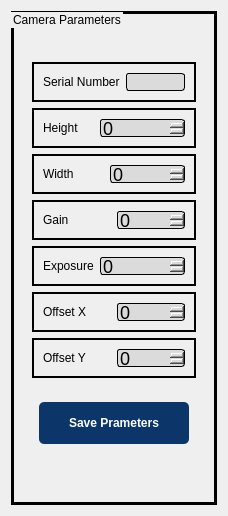
                   <widget class="QWidget" name="tab">
                    <attribute name="title">
                     <string>First_Camera</string>
                    </attribute>
                    <layout class="QHBoxLayout" name="horizontalLayout_21">
                     <item>
                      <widget class="QGroupBox" name="groupBox_8">
                       <property name="maximumSize">
                        <size>
                         <width>16777215</width>
                         <height>726</height>
                        </size>
                       </property>
                       <property name="styleSheet">
                        <string notr="true">font: 20pt &quot;Mongolian Baiti&quot;;
border: 3px solid back</string>
                       </property>
                       <property name="title">
                        <string>Camera Parameters</string>
                       </property>
                       <layout class="QVBoxLayout" name="verticalLayout_8">
                        <item>
                         <spacer name="verticalSpacer_25">
                          <property name="orientation">
                           <enum>Qt::Vertical</enum>
                          </property>
                          <property name="sizeType">
                           <enum>QSizePolicy::Fixed</enum>
                          </property>
                          <property name="sizeHint" stdset="0">
                           <size>
                            <width>20</width>
                            <height>30</height>
                           </size>
                          </property>
                         </spacer>
                        </item>
                        <item>
                         <widget class="QFrame" name="frame_55">
                          <property name="maximumSize">
                           <size>
                            <width>16777215</width>
                            <height>500</height>
                           </size>
                          </property>
                          <property name="styleSheet">
                           <string notr="true">border:no;
font: 12pt &quot;Mongolian Baiti&quot;;</string>
                          </property>
                          <property name="frameShape">
                           <enum>QFrame::StyledPanel</enum>
                          </property>
                          <property name="frameShadow">
                           <enum>QFrame::Raised</enum>
                          </property>
                          <layout class="QHBoxLayout" name="horizontalLayout_19">
                           <item>
                            <layout class="QGridLayout" name="gridLayout_2">
                             <item row="5" column="0" colspan="2">
                              <widget class="QFrame" name="frame_52">
                               <property name="maximumSize">
                                <size>
                                 <width>16777215</width>
                                 <height>40</height>
                                </size>
                               </property>
                               <property name="styleSheet">
                                <string notr="true">border: 2px solid back</string>
                               </property>
                               <property name="frameShape">
                                <enum>QFrame::StyledPanel</enum>
                               </property>
                               <property name="frameShadow">
                                <enum>QFrame::Raised</enum>
                               </property>
                               <layout class="QHBoxLayout" name="horizontalLayout_47">
                                <item>
                                 <widget class="QLabel" name="label_17">
                                  <property name="styleSheet">
                                   <string notr="true">font: 13pt &quot;Mongolian Baiti&quot;;
border: no</string>
                                  </property>
                                  <property name="text">
                                   <string>Offset X</string>
                                  </property>
                                 </widget>
                                </item>
                                <item>
                                 <widget class="QSpinBox" name="offsetx_spinbox">
                                  <property name="maximumSize">
                                   <size>
                                    <width>16777215</width>
                                    <height>33</height>
                                   </size>
                                  </property>
                                  <property name="styleSheet">
                                   <string notr="true">background-color :rgb(219, 219, 219);
border-style: solid;
border-width: 1;
border-radius: 3;
font-size:18px;</string>
                                  </property>
                                 </widget>
                                </item>
                               </layout>
                              </widget>
                             </item>
                             <item row="0" column="0" colspan="2">
                              <widget class="QFrame" name="frame_46">
                               <property name="minimumSize">
                                <size>
                                 <width>0</width>
                                 <height>40</height>
                                </size>
                               </property>
                               <property name="maximumSize">
                                <size>
                                 <width>16777215</width>
                                 <height>40</height>
                                </size>
                               </property>
                               <property name="styleSheet">
                                <string notr="true">border: 2px solid back</string>
                               </property>
                               <property name="frameShape">
                                <enum>QFrame::StyledPanel</enum>
                               </property>
                               <property name="frameShadow">
                                <enum>QFrame::Raised</enum>
                               </property>
                               <layout class="QHBoxLayout" name="horizontalLayout_16">
                                <item>
                                 <widget class="QLabel" name="label_11">
                                  <property name="styleSheet">
                                   <string notr="true">font: 13pt &quot;Mongolian Baiti&quot;;
border: no</string>
                                  </property>
                                  <property name="text">
                                   <string>Serial Number</string>
                                  </property>
                                 </widget>
                                </item>
                                <item>
                                 <widget class="QLabel" name="serial_number_spinBox">
                                  <property name="styleSheet">
                                   <string notr="true">background-color :rgb(219, 219, 219);
border-style: solid;
border-width: 1;
border-radius: 3;
font-size:18px;</string>
                                  </property>
                                  <property name="text">
                                   <string/>
                                  </property>
                                 </widget>
                                </item>
                               </layout>
                              </widget>
                             </item>
                             <item row="4" column="0" colspan="2">
                              <widget class="QFrame" name="frame_50">
                               <property name="maximumSize">
                                <size>
                                 <width>16777215</width>
                                 <height>40</height>
                                </size>
                               </property>
                               <property name="styleSheet">
                                <string notr="true">border: 2px solid back</string>
                               </property>
                               <property name="frameShape">
                                <enum>QFrame::StyledPanel</enum>
                               </property>
                               <property name="frameShadow">
                                <enum>QFrame::Raised</enum>
                               </property>
                               <layout class="QHBoxLayout" name="horizontalLayout_46">
                                <item>
                                 <widget class="QLabel" name="label_16">
                                  <property name="styleSheet">
                                   <string notr="true">font: 13pt &quot;Mongolian Baiti&quot;;
border: no</string>
                                  </property>
                                  <property name="text">
                                   <string>Exposure</string>
                                  </property>
                                 </widget>
                                </item>
                                <item>
                                 <widget class="QSpinBox" name="expo_spinbox">
                                  <property name="maximumSize">
                                   <size>
                                    <width>16777215</width>
                                    <height>30</height>
                                   </size>
                                  </property>
                                  <property name="styleSheet">
                                   <string notr="true">background-color :rgb(219, 219, 219);
border-style: solid;
border-width: 1;
border-radius: 3;
font-size:18px;</string>
                                  </property>
                                  <property name="maximum">
                                   <number>10000000</number>
                                  </property>
                                 </widget>
                                </item>
                               </layout>
                              </widget>
                             </item>
                             <item row="6" column="0" colspan="2">
                              <widget class="QFrame" name="frame_54">
                               <property name="maximumSize">
                                <size>
                                 <width>16777215</width>
                                 <height>40</height>
                                </size>
                               </property>
                               <property name="styleSheet">
                                <string notr="true">border: 2px solid back</string>
                               </property>
                               <property name="frameShape">
                                <enum>QFrame::StyledPanel</enum>
                               </property>
                               <property name="frameShadow">
                                <enum>QFrame::Raised</enum>
                               </property>
                               <layout class="QHBoxLayout" name="horizontalLayout_48">
                                <item>
                                 <widget class="QLabel" name="label_18">
                                  <property name="styleSheet">
                                   <string notr="true">font: 13pt &quot;Mongolian Baiti&quot;;
border: no</string>
                                  </property>
                                  <property name="text">
                                   <string>Offset Y</string>
                                  </property>
                                 </widget>
                                </item>
                                <item>
                                 <widget class="QSpinBox" name="offsety_spinbox">
                                  <property name="maximumSize">
                                   <size>
                                    <width>16777215</width>
                                    <height>33</height>
                                   </size>
                                  </property>
                                  <property name="styleSheet">
                                   <string notr="true">background-color :rgb(219, 219, 219);
border-style: solid;
border-width: 1;
border-radius: 3;
font-size:18px;</string>
                                  </property>
                                 </widget>
                                </item>
                               </layout>
                              </widget>
                             </item>
                             <item row="1" column="0" colspan="2">
                              <widget class="QFrame" name="frame_47">
                               <property name="minimumSize">
                                <size>
                                 <width>0</width>
                                 <height>40</height>
                                </size>
                               </property>
                               <property name="maximumSize">
                                <size>
                                 <width>16777215</width>
                                 <height>40</height>
                                </size>
                               </property>
                               <property name="styleSheet">
                                <string notr="true">border: 2px solid back</string>
                               </property>
                               <property name="frameShape">
                                <enum>QFrame::StyledPanel</enum>
                               </property>
                               <property name="frameShadow">
                                <enum>QFrame::Raised</enum>
                               </property>
                               <layout class="QHBoxLayout" name="horizontalLayout_43">
                                <item>
                                 <widget class="QLabel" name="label_12">
                                  <property name="styleSheet">
                                   <string notr="true">font: 13pt &quot;Mongolian Baiti&quot;;
border: no</string>
                                  </property>
                                  <property name="text">
                                   <string>Height</string>
                                  </property>
                                 </widget>
                                </item>
                                <item>
                                 <widget class="QSpinBox" name="height_spinbox">
                                  <property name="maximumSize">
                                   <size>
                                    <width>16777215</width>
                                    <height>33</height>
                                   </size>
                                  </property>
                                  <property name="styleSheet">
                                   <string notr="true">background-color :rgb(219, 219, 219);
border-style: solid;
border-width: 1;
border-radius: 3;
font-size:18px;</string>
                                  </property>
                                  <property name="maximum">
                                   <number>100000</number>
                                  </property>
                                 </widget>
                                </item>
                               </layout>
                              </widget>
                             </item>
                             <item row="3" column="0" colspan="2">
                              <widget class="QFrame" name="frame_49">
                               <property name="maximumSize">
                                <size>
                                 <width>16777215</width>
                                 <height>40</height>
                                </size>
                               </property>
                               <property name="styleSheet">
                                <string notr="true">border: 2px solid back</string>
                               </property>
                               <property name="frameShape">
                                <enum>QFrame::StyledPanel</enum>
                               </property>
                               <property name="frameShadow">
                                <enum>QFrame::Raised</enum>
                               </property>
                               <layout class="QHBoxLayout" name="horizontalLayout_45">
                                <item>
                                 <widget class="QLabel" name="label_15">
                                  <property name="styleSheet">
                                   <string notr="true">font: 13pt &quot;Mongolian Baiti&quot;;
border: no</string>
                                  </property>
                                  <property name="text">
                                   <string>Gain</string>
                                  </property>
                                 </widget>
                                </item>
                                <item>
                                 <widget class="QSpinBox" name="gain_spinbox">
                                  <property name="maximumSize">
                                   <size>
                                    <width>16777215</width>
                                    <height>33</height>
                                   </size>
                                  </property>
                                  <property name="styleSheet">
                                   <string notr="true">background-color :rgb(219, 219, 219);
border-style: solid;
border-width: 1;
border-radius: 3;
font-size:18px;</string>
                                  </property>
                                  <property name="maximum">
                                   <number>400</number>
                                  </property>
                                 </widget>
                                </item>
                               </layout>
                              </widget>
                             </item>
                             <item row="2" column="0" colspan="2">
                              <widget class="QFrame" name="frame_48">
                               <property name="maximumSize">
                                <size>
                                 <width>16777215</width>
                                 <height>40</height>
                                </size>
                               </property>
                               <property name="styleSheet">
                                <string notr="true">border: 2px solid back</string>
                               </property>
                               <property name="frameShape">
                                <enum>QFrame::StyledPanel</enum>
                               </property>
                               <property name="frameShadow">
                                <enum>QFrame::Raised</enum>
                               </property>
                               <layout class="QHBoxLayout" name="horizontalLayout_44">
                                <item>
                                 <widget class="QLabel" name="label_14">
                                  <property name="styleSheet">
                                   <string notr="true">font: 13pt &quot;Mongolian Baiti&quot;;
border: no</string>
                                  </property>
                                  <property name="text">
                                   <string>Width</string>
                                  </property>
                                 </widget>
                                </item>
                                <item>
                                 <widget class="QSpinBox" name="width_spinbox">
                                  <property name="maximumSize">
                                   <size>
                                    <width>16777215</width>
                                    <height>33</height>
                                   </size>
                                  </property>
                                  <property name="styleSheet">
                                   <string notr="true">background-color :rgb(219, 219, 219);
border-style: solid;
border-width: 1;
border-radius: 3;
font-size:18px;</string>
                                  </property>
                                  <property name="maximum">
                                   <number>10000</number>
                                  </property>
                                 </widget>
                                </item>
                               </layout>
                              </widget>
                             </item>
                            </layout>
                           </item>
                          </layout>
                         </widget>
                        </item>
                        <item>
                         <widget class="QFrame" name="frame_45">
                          <property name="maximumSize">
                           <size>
                            <width>16777215</width>
                            <height>61</height>
                           </size>
                          </property>
                          <property name="styleSheet">
                           <string notr="true">border:no;
font: 12pt &quot;Mongolian Baiti&quot;;</string>
                          </property>
                          <property name="frameShape">
                           <enum>QFrame::StyledPanel</enum>
                          </property>
                          <property name="frameShadow">
                           <enum>QFrame::Raised</enum>
                          </property>
                          <layout class="QHBoxLayout" name="horizontalLayout_55">
                           <item>
                            <widget class="QFrame" name="frame_56">
                             <property name="minimumSize">
                              <size>
                               <width>0</width>
                               <height>36</height>
                              </size>
                             </property>
                             <property name="maximumSize">
                              <size>
                               <width>150</width>
                               <height>59</height>
                              </size>
                             </property>
                             <property name="styleSheet">
                              <string notr="true">QFrame{
	background: #0C356A;
border-radius:5px;
}
</string>
                             </property>
                             <property name="frameShape">
                              <enum>QFrame::Box</enum>
                             </property>
                             <property name="frameShadow">
                              <enum>QFrame::Raised</enum>
                             </property>
                             <property name="lineWidth">
                              <number>3</number>
                             </property>
                             <layout class="QHBoxLayout" name="horizontalLayout_18">
                              <item>
                               <widget class="QPushButton" name="Save_Camera_Parameters">
                                <property name="maximumSize">
                                 <size>
                                  <width>120</width>
                                  <height>16777215</height>
                                 </size>
                                </property>
                                <property name="cursor">
                                 <cursorShape>PointingHandCursor</cursorShape>
                                </property>
                                <property name="toolTip">
                                 <string>Save Parameters</string>
                                </property>
                                <property name="styleSheet">
                                 <string notr="true">QPushButton{
	color: white;
    background-color:#0C356A;
	padding: 5px;
	font-size:12px;
	font-weight: bold;
	border-radius:7px;
background-color:transparent;
}

QPushButton:hover{
	background: #a3a3a3;
}

QPushButton:disabled {
    color: #8D8D8D;
}

QPushButton:pressed {
	background: rgb(0, 0, 0);
}

</string>
                                </property>
                                <property name="text">
                                 <string>Save Prameters</string>
                                </property>
                                <property name="icon">
                                 <iconset>
                                  <normaloff>../icons/save.png</normaloff>../icons/save.png</iconset>
                                </property>
                                <property name="iconSize">
                                 <size>
                                  <width>26</width>
                                  <height>26</height>
                                 </size>
                                </property>
                               </widget>
                              </item>
                             </layout>
                            </widget>
                           </item>
                          </layout>
                         </widget>
                        </item>
                        <item>
                         <spacer name="verticalSpacer_26">
                          <property name="orientation">
                           <enum>Qt::Vertical</enum>
                          </property>
                          <property name="sizeType">
                           <enum>QSizePolicy::Expanding</enum>
                          </property>
                          <property name="sizeHint" stdset="0">
                           <size>
                            <width>20</width>
                            <height>40</height>
                           </size>
                          </property>
                         </spacer>
                        </item>
                       </layout>
                      </widget>
                     </item>
                    </layout>
                   </widget>
